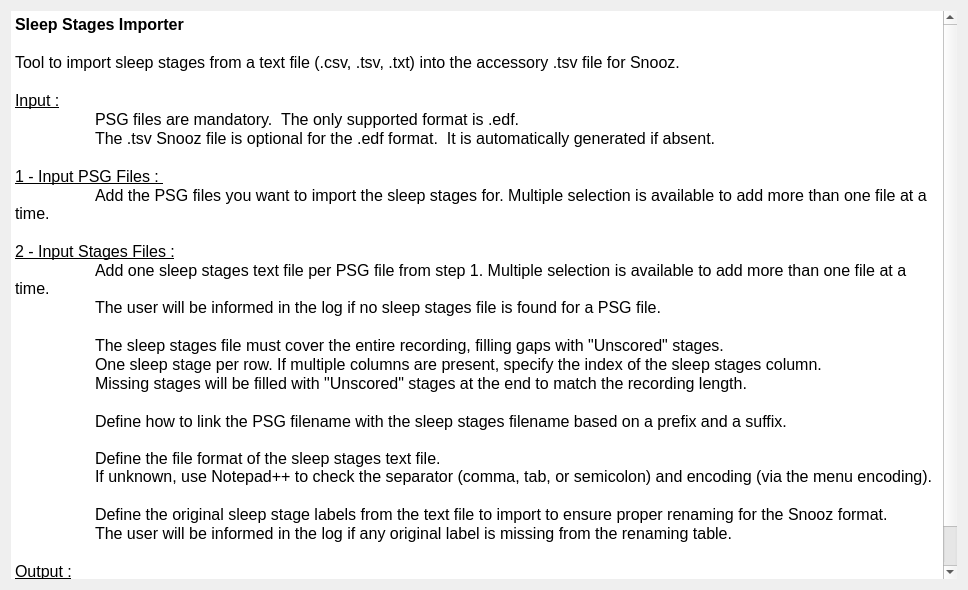
<?xml version="1.0" encoding="UTF-8"?>
<ui version="4.0">
 <class>IntroStep</class>
 <widget class="QWidget" name="IntroStep">
  <property name="geometry">
   <rect>
    <x>0</x>
    <y>0</y>
    <width>968</width>
    <height>590</height>
   </rect>
  </property>
  <property name="windowTitle">
   <string/>
  </property>
  <property name="styleSheet">
   <string notr="true">font: 12pt &quot;Roboto&quot;;</string>
  </property>
  <layout class="QVBoxLayout" name="verticalLayout">
   <property name="spacing">
    <number>25</number>
   </property>
   <item>
    <widget class="QTextEdit" name="textEdit">
     <property name="frameShape">
      <enum>QFrame::NoFrame</enum>
     </property>
     <property name="readOnly">
      <bool>true</bool>
     </property>
     <property name="html">
      <string>&lt;!DOCTYPE HTML PUBLIC &quot;-//W3C//DTD HTML 4.0//EN&quot; &quot;http://www.w3.org/TR/REC-html40/strict.dtd&quot;&gt;
&lt;html&gt;&lt;head&gt;&lt;meta name=&quot;qrichtext&quot; content=&quot;1&quot; /&gt;&lt;style type=&quot;text/css&quot;&gt;
p, li { white-space: pre-wrap; }
&lt;/style&gt;&lt;/head&gt;&lt;body style=&quot; font-family:'Roboto'; font-size:12pt; font-weight:400; font-style:normal;&quot;&gt;
&lt;p style=&quot; margin-top:0px; margin-bottom:0px; margin-left:0px; margin-right:0px; -qt-block-indent:0; text-indent:0px;&quot;&gt;&lt;span style=&quot; font-weight:600;&quot;&gt;Sleep Stages Importer&lt;/span&gt;&lt;/p&gt;
&lt;p style=&quot;-qt-paragraph-type:empty; margin-top:0px; margin-bottom:0px; margin-left:0px; margin-right:0px; -qt-block-indent:0; text-indent:0px;&quot;&gt;&lt;br /&gt;&lt;/p&gt;
&lt;p style=&quot; margin-top:0px; margin-bottom:0px; margin-left:0px; margin-right:0px; -qt-block-indent:0; text-indent:0px;&quot;&gt;Tool to import sleep stages from a text file (.csv, .tsv, .txt) into the accessory .tsv file for Snooz.&lt;/p&gt;
&lt;p style=&quot;-qt-paragraph-type:empty; margin-top:0px; margin-bottom:0px; margin-left:0px; margin-right:0px; -qt-block-indent:0; text-indent:0px;&quot;&gt;&lt;br /&gt;&lt;/p&gt;
&lt;p style=&quot; margin-top:0px; margin-bottom:0px; margin-left:0px; margin-right:0px; -qt-block-indent:0; text-indent:0px;&quot;&gt;&lt;span style=&quot; text-decoration: underline;&quot;&gt;Input :&lt;/span&gt;&lt;/p&gt;
&lt;p style=&quot; margin-top:0px; margin-bottom:0px; margin-left:0px; margin-right:0px; -qt-block-indent:0; text-indent:0px;&quot;&gt;	PSG files are mandatory.  The only supported format is .edf.&lt;/p&gt;
&lt;p style=&quot; margin-top:0px; margin-bottom:0px; margin-left:0px; margin-right:0px; -qt-block-indent:0; text-indent:0px;&quot;&gt;	The .tsv Snooz file is optional for the .edf format.  It is automatically generated if absent.&lt;/p&gt;
&lt;p style=&quot;-qt-paragraph-type:empty; margin-top:0px; margin-bottom:0px; margin-left:0px; margin-right:0px; -qt-block-indent:0; text-indent:0px;&quot;&gt;&lt;br /&gt;&lt;/p&gt;
&lt;p style=&quot; margin-top:0px; margin-bottom:0px; margin-left:0px; margin-right:0px; -qt-block-indent:0; text-indent:0px;&quot;&gt;&lt;span style=&quot; text-decoration: underline;&quot;&gt;1 - Input PSG Files : &lt;/span&gt;&lt;/p&gt;
&lt;p style=&quot; margin-top:0px; margin-bottom:0px; margin-left:0px; margin-right:0px; -qt-block-indent:0; text-indent:0px;&quot;&gt;	Add the PSG files you want to import the sleep stages for. Multiple selection is available to add more than one file at a time.&lt;/p&gt;
&lt;p style=&quot;-qt-paragraph-type:empty; margin-top:0px; margin-bottom:0px; margin-left:0px; margin-right:0px; -qt-block-indent:0; text-indent:0px;&quot;&gt;&lt;br /&gt;&lt;/p&gt;
&lt;p style=&quot; margin-top:0px; margin-bottom:0px; margin-left:0px; margin-right:0px; -qt-block-indent:0; text-indent:0px;&quot;&gt;&lt;span style=&quot; text-decoration: underline;&quot;&gt;2 - Input Stages Files :&lt;/span&gt;&lt;/p&gt;
&lt;p style=&quot; margin-top:0px; margin-bottom:0px; margin-left:0px; margin-right:0px; -qt-block-indent:0; text-indent:0px;&quot;&gt;	Add one sleep stages text file per PSG file from step 1. Multiple selection is available to add more than one file at a time. &lt;/p&gt;
&lt;p style=&quot; margin-top:0px; margin-bottom:0px; margin-left:0px; margin-right:0px; -qt-block-indent:0; text-indent:0px;&quot;&gt;	The user will be informed in the log if no sleep stages file is found for a PSG file.&lt;/p&gt;
&lt;p style=&quot;-qt-paragraph-type:empty; margin-top:0px; margin-bottom:0px; margin-left:0px; margin-right:0px; -qt-block-indent:0; text-indent:0px;&quot;&gt;&lt;br /&gt;&lt;/p&gt;
&lt;p style=&quot; margin-top:0px; margin-bottom:0px; margin-left:0px; margin-right:0px; -qt-block-indent:0; text-indent:0px;&quot;&gt;	The sleep stages file must cover the entire recording, filling gaps with &amp;quot;Unscored&amp;quot; stages.&lt;/p&gt;
&lt;p style=&quot; margin-top:0px; margin-bottom:0px; margin-left:0px; margin-right:0px; -qt-block-indent:0; text-indent:0px;&quot;&gt;	One sleep stage per row. If multiple columns are present, specify the index of the sleep stages column.&lt;/p&gt;
&lt;p style=&quot; margin-top:0px; margin-bottom:0px; margin-left:0px; margin-right:0px; -qt-block-indent:0; text-indent:0px;&quot;&gt;	Missing stages will be filled with &amp;quot;Unscored&amp;quot; stages at the end to match the recording length.	&lt;/p&gt;
&lt;p style=&quot;-qt-paragraph-type:empty; margin-top:0px; margin-bottom:0px; margin-left:0px; margin-right:0px; -qt-block-indent:0; text-indent:0px;&quot;&gt;&lt;br /&gt;&lt;/p&gt;
&lt;p style=&quot; margin-top:0px; margin-bottom:0px; margin-left:0px; margin-right:0px; -qt-block-indent:0; text-indent:0px;&quot;&gt;	Define how to link the PSG filename with the sleep stages filename based on a prefix and a suffix.&lt;/p&gt;
&lt;p style=&quot; margin-top:0px; margin-bottom:0px; margin-left:0px; margin-right:0px; -qt-block-indent:0; text-indent:0px;&quot;&gt;	&lt;br /&gt;	Define the file format of the sleep stages text file. &lt;br /&gt;	If unknown, use Notepad++ to check the separator (comma, tab, or semicolon) and encoding (via the menu encoding).&lt;/p&gt;
&lt;p style=&quot;-qt-paragraph-type:empty; margin-top:0px; margin-bottom:0px; margin-left:0px; margin-right:0px; -qt-block-indent:0; text-indent:0px;&quot;&gt;&lt;br /&gt;&lt;/p&gt;
&lt;p style=&quot; margin-top:0px; margin-bottom:0px; margin-left:0px; margin-right:0px; -qt-block-indent:0; text-indent:0px;&quot;&gt;	Define the original sleep stage labels from the text file to import to ensure proper renaming for the Snooz format.&lt;/p&gt;
&lt;p style=&quot; margin-top:0px; margin-bottom:0px; margin-left:0px; margin-right:0px; -qt-block-indent:0; text-indent:0px;&quot;&gt;	The user will be informed in the log if any original label is missing from the renaming table.&lt;/p&gt;
&lt;p style=&quot;-qt-paragraph-type:empty; margin-top:0px; margin-bottom:0px; margin-left:0px; margin-right:0px; -qt-block-indent:0; text-indent:0px;&quot;&gt;&lt;br /&gt;&lt;/p&gt;
&lt;p style=&quot; margin-top:0px; margin-bottom:0px; margin-left:0px; margin-right:0px; -qt-block-indent:0; text-indent:0px;&quot;&gt;&lt;span style=&quot; text-decoration: underline;&quot;&gt;Output :&lt;/span&gt;&lt;/p&gt;
&lt;p style=&quot; margin-top:0px; margin-bottom:0px; margin-left:0px; margin-right:0px; -qt-block-indent:0; text-indent:0px;&quot;&gt;	Sleep stages are added to the accessory file of the PSG file (named after the PSG file).&lt;/p&gt;
&lt;p style=&quot;-qt-paragraph-type:empty; margin-top:0px; margin-bottom:0px; margin-left:0px; margin-right:0px; -qt-block-indent:0; text-indent:0px;&quot;&gt;&lt;br /&gt;&lt;/p&gt;&lt;/body&gt;&lt;/html&gt;</string>
     </property>
    </widget>
   </item>
  </layout>
 </widget>
 <resources>
  <include location="../../../../../scinodes_poc/src/main/python/ui/themes/themes.qrc"/>
 </resources>
 <connections/>
</ui>
